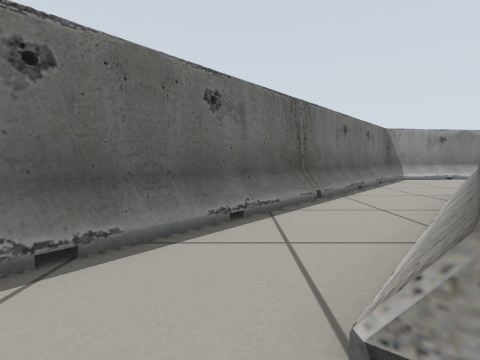
[1] (above)

17 first-person views from a walk through a world built for the Gazebo simulator. The camera is 0.44 m above the floor, tilts 4° down and sees 80° across. Floor lines are 1 m apart. The floor is counted in squares, 0.5 m on a side. Each view is taken from the middle of a square. On the plan, view 1 faces up. The plan holds only what a view shows up to about 11 squares ahead; the rest is blank. The robots in the file are not drawn.

[2]
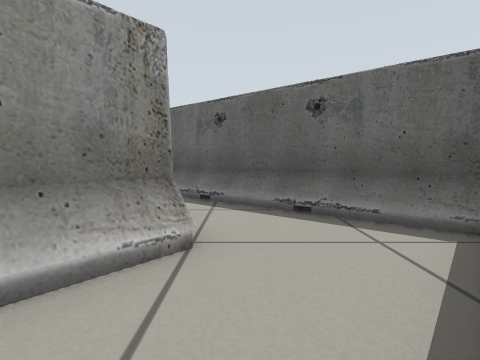

[3]
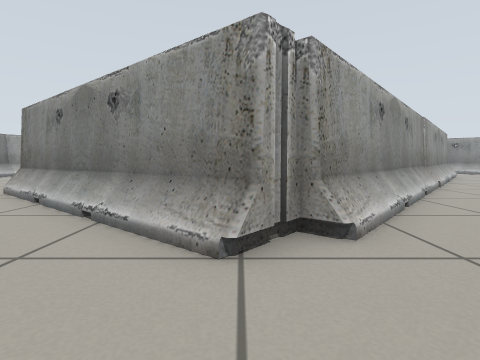

[4]
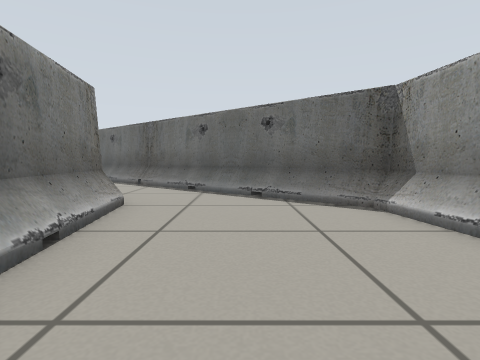

[5]
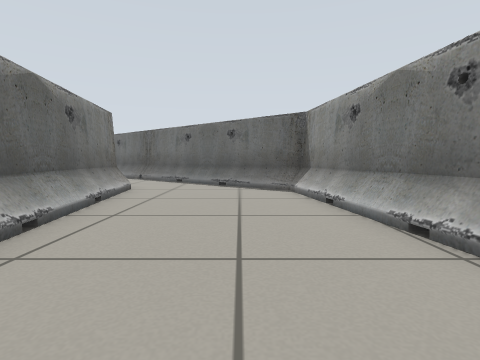

[6]
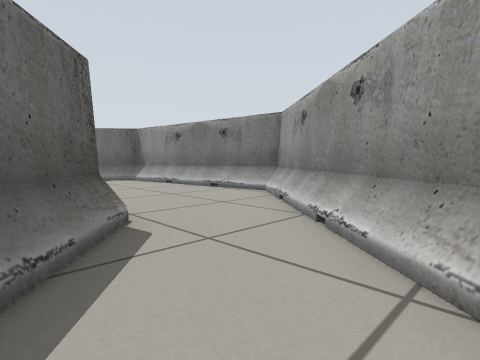

[7]
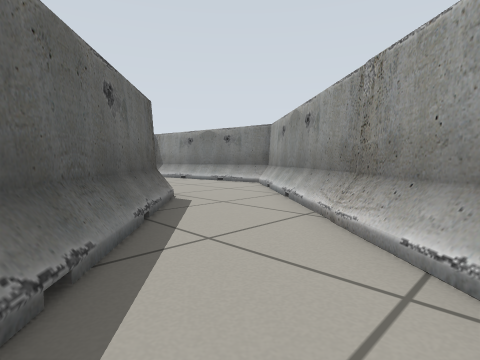

[8]
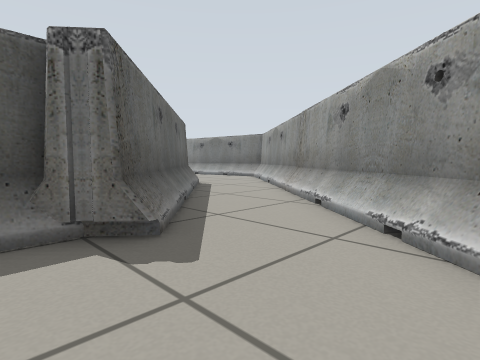

[9]
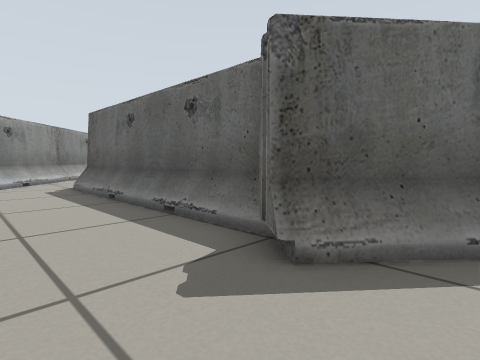

[10]
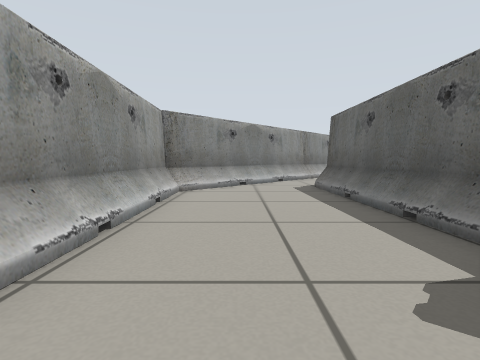

[11]
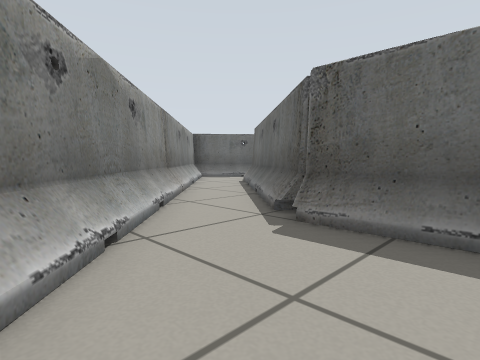

[12]
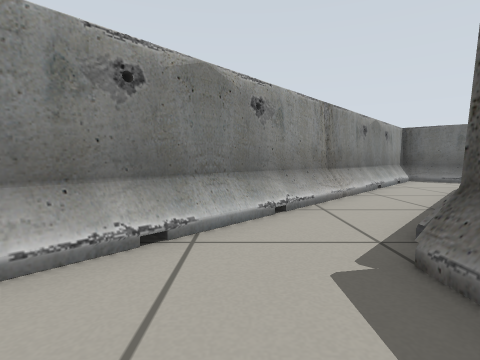

[13]
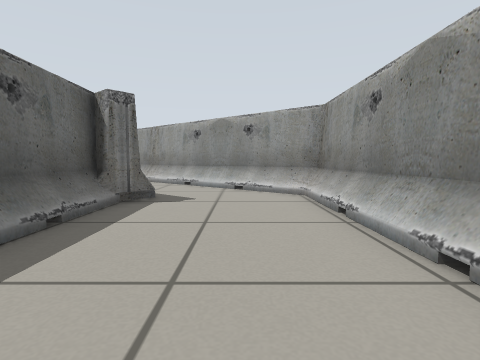

[14]
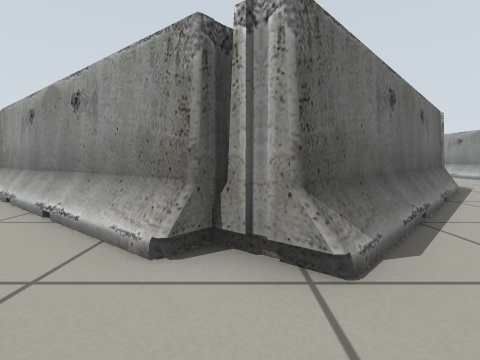

[15]
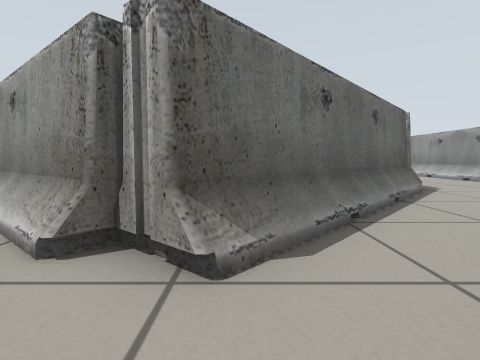

[16]
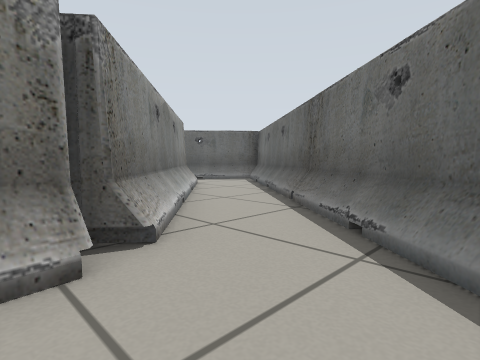

[17]
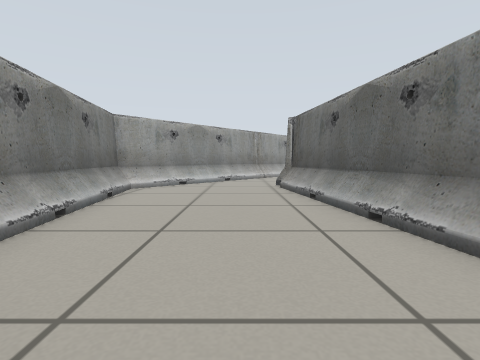

### Floor plan
Key: @ floor where view 1 was taken; . floor; B barrier.
Columns run from 3 left of view 1 to 25 right of it. Each row starts with its distance up from view 1.
 14               BB B
 13          BBBBBBB.BBB
 12         BB.........BB
 11         B...........BB
 10        B.............BB
  9       BB..............B
  8      BB....BBBBBBBBB...BB
  7     BB...BBBB      BB...BBB
  6    BB...BB          BB....BB
  5   BB...BB            BB....BB
  4   B...BB              B B...B
  3  BB..BB                B....B
  2  B..BB                 B....B
  1 B...B                  B....B
  0 BB.@BB                 B....B
 -1  BB..BB                B....B
 -2   BB..BB               B....B
 -3    BB...BB             B....B
 -4      B ..BB            B...B
 -5         ..B           BB..BB
 -6          ..BB        BB..BB
 -7            .BB      BB..BB
 -8             .BBB   BB..BB
 -9              ..BB BB...B
-10               ..BBB...B
-11                ...B..BB
-12                 ....BB
-13                  ..BB

Where each view was taken, in squares from view 1:
view 1: 0 up, 0 right, facing up
view 2: 4 up, 0 right, facing down
view 3: 1 up, 2 left, facing right
view 4: 10 up, 12 right, facing left
view 5: 11 up, 15 right, facing left
view 6: 7 up, 19 right, facing up-left
view 7: 5 up, 21 right, facing up-left
view 8: 2 up, 24 right, facing up-left
view 9: 5 up, 23 right, facing down-left
view 10: 5 up, 23 right, facing down
view 11: 2 down, 24 right, facing down-left
view 12: 2 down, 22 right, facing down
view 13: 3 down, 23 right, facing up
view 14: 13 down, 14 right, facing up
view 15: 13 down, 15 right, facing up
view 16: 10 up, 7 right, facing down-left
view 17: 10 up, 5 right, facing right
